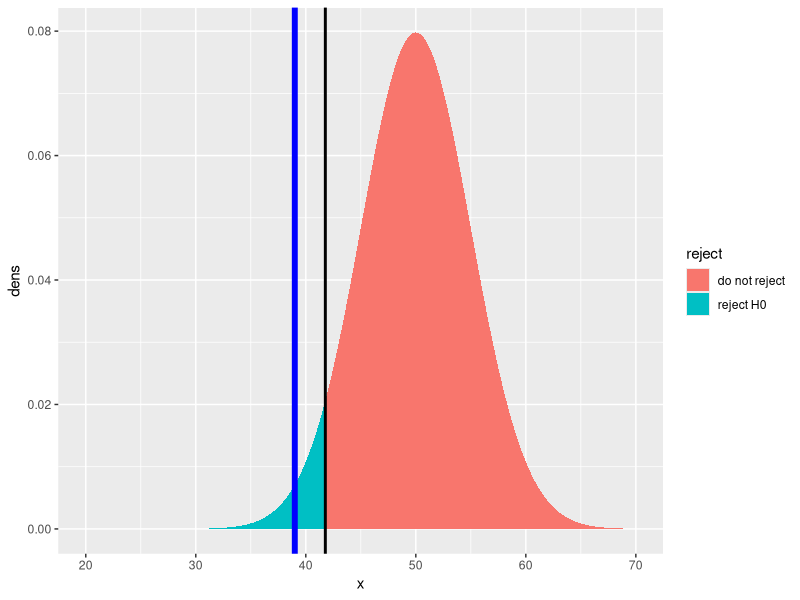
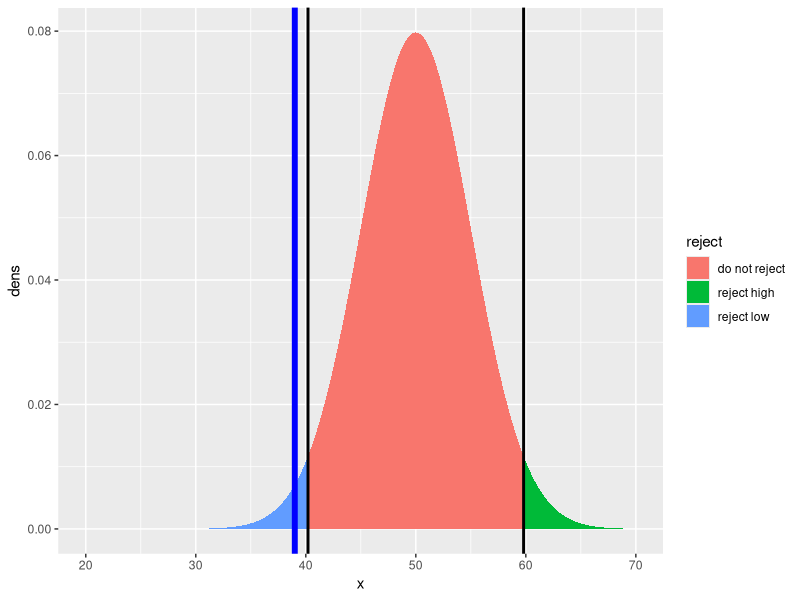
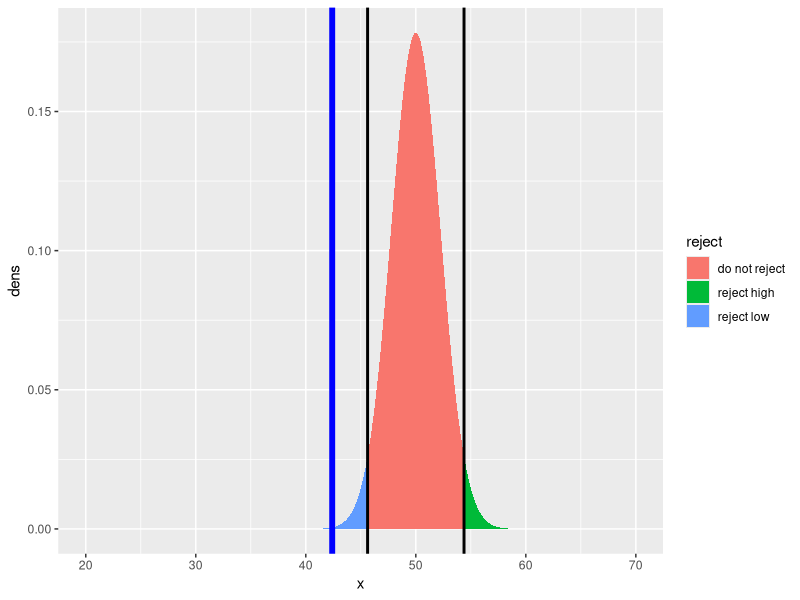
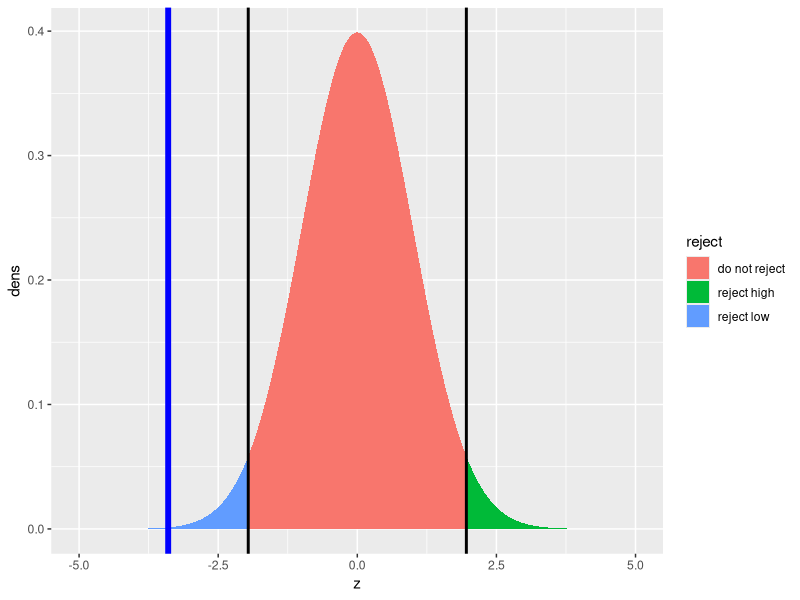
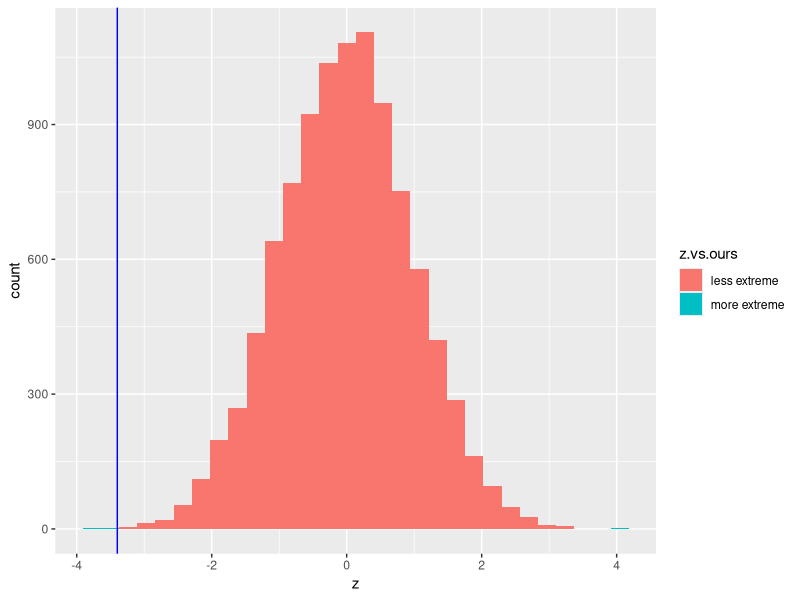
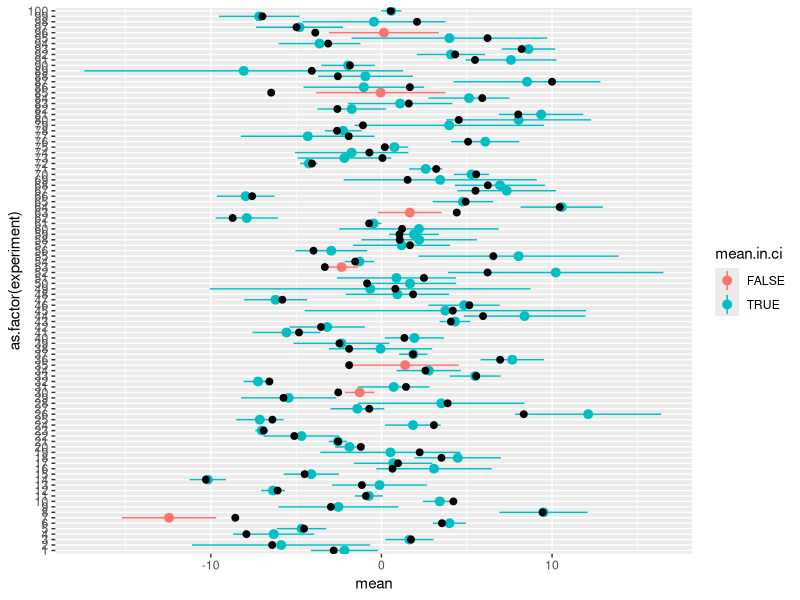

Generate these figures, in order, with R:
## ---- chunk 1
gage = 39
H0.mu = 50
H0.sd = 5
alpha = 0.05

# Calculate a critical score such that p(score <= crit.score | H0) = alpha
crit.score = qnorm(alpha, H0.mu, H0.sd)

# plot things.
library(ggplot2)
xs = seq(20,70,by=0.1)
ggplot(data.frame(x = xs, 
                  dens = dnorm(xs, H0.mu, H0.sd), 
                  reject=ifelse(xs <= crit.score, "reject H0", "do not reject")),
       aes(x=x, y=dens, fill=reject))+geom_ribbon(aes(ymin=0, ymax=dens))+
  geom_vline(xintercept=gage, size=2, color="blue")+
  geom_vline(xintercept=crit.score, size=1, color="black")
## ---- chunk 2
# see if gage's score is lower than the critical score:
gage < crit.score

# calculte p-value for gage's score by evaluating P(score <= gage | H0)
p.value = pnorm(gage, H0.mu, H0.sd)
p.value

# compare p.value to alpha
p.value < alpha
## ---- chunk 3
gage = 39
H0.mu = 50
H0.sd = 5
alpha = 0.05

# Calculate a critical score such that p(score <= crit.score | H0) = alpha
low.crit = qnorm(alpha/2, H0.mu, H0.sd)
high.crit = qnorm((1-alpha/2), H0.mu, H0.sd)


# plot things.
ggplot(data.frame(x = xs, 
                  dens = dnorm(xs, H0.mu, H0.sd), 
                  reject=ifelse(xs<=low.crit, "reject low", ifelse(xs>=high.crit, "reject high", "do not reject"))),
       aes(x=x, y=dens, fill=reject, group=reject))+geom_ribbon(aes(ymin=0, ymax=dens))+
  geom_vline(xintercept=gage, size=2, color="blue")+
  geom_vline(xintercept=low.crit, size=1, color="black")+
  geom_vline(xintercept=high.crit, size=1, color="black")
## ---- chunk 4
# see if gage's score is lower than the low critical score, or higher than the high critical score.
gage <= low.crit | gage >= high.crit

# calculte p-value for gage's score by taking the minimum of the lower and upper tails, and multiplying by 2 (to get symmetric 2-tailed p-value)
p.value.low = pnorm(gage, H0.mu, H0.sd)
p.value.high = 1-pnorm(gage, H0.mu, H0.sd)
p.value = 2*min(p.value.low, p.value.high)
p.value

# compare p.value to alpha
p.value <= alpha
## ---- chunk 5
gages = c(39, 44, 38, 40, 51)
H0.mu = 50
H0.sd = 5
alpha = 0.05

# Calculate sample statistics: mean, and n
n = length(gages)
x.bar = mean(gages)

# Calculate mean and sd of sampling distribution of the sample mean under null
H0.xbar.mu = H0.mu
H0.xbar.sd = H0.sd/sqrt(n)

# Calculate a critical score such that p(score <= crit.score | H0) = alpha
low.crit = qnorm(alpha/2, H0.xbar.mu, H0.xbar.sd)
high.crit = qnorm((1-alpha/2), H0.xbar.mu, H0.xbar.sd)

# plot things.
ggplot(data.frame(x = xs, 
                  dens = dnorm(xs, H0.xbar.mu, H0.xbar.sd), 
                  reject=ifelse(xs<=low.crit, "reject low", ifelse(xs>=high.crit, "reject high", "do not reject"))),
       aes(x=x, y=dens, fill=reject, group=reject))+geom_ribbon(aes(ymin=0, ymax=dens))+
  geom_vline(xintercept=x.bar, size=2, color="blue")+
  geom_vline(xintercept=low.crit, size=1, color="black")+
  geom_vline(xintercept=high.crit, size=1, color="black")
## ---- chunk 6
# see if mean score of gages is lower than the low critical score, or higher than the high critical score.
x.bar <= low.crit | x.bar >= high.crit

# calculte p-value for mean score of gages by taking the minimum of the lower and upper tails, and multiplying by 2 (to get symmetric 2-tailed p-value)
p.value.low = pnorm(x.bar, H0.xbar.mu, H0.xbar.sd)
p.value.high = 1-pnorm(x.bar, H0.xbar.mu, H0.xbar.sd)
p.value = 2*min(p.value.low, p.value.high)
p.value

# compare p.value to alpha
p.value <= alpha
## ---- chunk 7
gages = c(39, 44, 38, 40, 51)
H0.mu = 50
H0.sd = 5
alpha = 0.05

# Calculate sample statistics: mean, and n
n = length(gages)
x.bar = mean(gages)

# Calculate mean and sd of sampling distribution of the sample mean under null
H0.xbar.mu = H0.mu
H0.xbar.sd = H0.sd/sqrt(n)

Z.xbar = (x.bar - H0.xbar.mu)/H0.xbar.sd
H0.z.mu = 0   # we worked this out earlier: z scores ~ Normal(0,1)
H0.z.sd = 1

# Calculate a critical score such that p(score <= crit.score | H0) = alpha
low.crit = qnorm(alpha/2, H0.z.mu, H0.z.sd)
high.crit = qnorm((1-alpha/2), H0.z.mu, H0.z.sd)

# plot things.
zs = seq(-5,5,by=0.01)
ggplot(data.frame(z = zs, 
                  dens = dnorm(zs, H0.z.mu, H0.z.sd), 
                  reject=ifelse(zs<=low.crit, "reject low", ifelse(zs>=high.crit, "reject high", "do not reject"))),
       aes(x=z, y=dens, fill=reject, group=reject))+geom_ribbon(aes(ymin=0, ymax=dens))+
  geom_vline(xintercept=Z.xbar, size=2, color="blue")+
  geom_vline(xintercept=low.crit, size=1, color="black")+
  geom_vline(xintercept=high.crit, size=1, color="black")
## ---- chunk 8
# see if z-score of mean score of gages is lower than the low critical z-score, or higher than the high critical z-score.
Z.xbar <= low.crit | x.bar >= high.crit

# calculte p-value for z-score of mean score of gages by taking the minimum of the lower and upper tails, and multiplying by 2 (to get symmetric 2-tailed p-value)
p.value.low = pnorm(Z.xbar, H0.z.mu, H0.z.sd)
p.value.high = 1-pnorm(Z.xbar, H0.z.mu, H0.z.sd)
p.value = 2*min(p.value.low, p.value.high)
p.value

# compare p.value to alpha
p.value <= alpha
## ---- chunk 9
# Check for significance by comparing absolute z score to critical z-score
abs.crit = abs(qnorm(alpha/2))
abs(Z.xbar) >= abs.crit 

# Calculate (2-tailed) p-value using absolute z-score
p.value = 2*(1-pnorm(abs(Z.xbar)))
p.value

# Check for significance by comparing p.value to alpha
p.value <= alpha
## ---- chunk 10
low.z.crit = qnorm(0.025, 0, 1)
high.z.crit = qnorm(1-0.025, 0, 1)
c(low.z.crit, high.z.crit)
## ---- chunk 11
x.bar = mean(gages)
sd.xbar = H0.sd/sqrt(length(gages))
xbar.range = c(low.z.crit, high.z.crit)*sd.xbar + x.bar
xbar.range
## ---- chunk 12
q = 0.95 # desired confidence interval
z.crit = abs(qnorm((1-q)/2, 0, 1))
xbar.range = x.bar + c(-1, 1)*z.crit*sd.xbar
## ---- chunk 13
gages = c(39, 44, 38, 40, 51)
H0.mu = 50
H0.sd = 5

# A function to calculate the z statistic for a sample mean given H0 mean and sd
z.stat = function(sample){(mean(sample)-H0.mu)/(H0.sd/sqrt(length(sample)))}

# our z statistic.
(our.z.stat = z.stat(gages))

# a function to sample n data points from the H0 distribution
sample.from.H0 = function(n){rnorm(n,H0.mu,H0.sd)}

# one sample of the same size as ours from the H0 distribution
(one.H0.sample = sample.from.H0(length(gages)))

# the z-statistic for the H0 sample.
(one.H0.z.stat = z.stat(one.H0.sample))

# sample lots of z statistics from the H0 distribution
many.H0.z.stats = replicate(10000, z.stat(sample.from.H0(length(gages))))

# show a histogram of these H0-sampled z statistics.
ggplot(data.frame(z = many.H0.z.stats, 
                  z.vs.ours=ifelse(abs(many.H0.z.stats)>=abs(our.z.stat),
                                   "more extreme", 
                                   "less extreme")), 
       aes(x=z, fill=z.vs.ours))+
  geom_histogram()+
  geom_vline(xintercept=our.z.stat, color="blue")

# our p value calculated by asking what fraction of H0-sampled z-statistics 
# are larger than ours (in absolute value)
(p.value = sum(abs(many.H0.z.stats)>=abs(our.z.stat))/length(many.H0.z.stats))
## ---- chunk 14
# a function to get the critical z value for a 100q% interval
z.crit = function(q){abs(qnorm((1-q)/2))}
# a function to calculate the standard error of the mean for a given
# sample and null hypothesis sd.
sem = function(x,H0.sd){H0.sd/sqrt(length(x))}

# a function to get the mean and confidence interval (min, max)
get.CI = function(x, q, H0.sd){
  return(
  c("min"=(mean(x)-z.crit(q)*sem(x,H0.sd)),
    "mean"=mean(x),
    "max"=(mean(x)+z.crit(q)*sem(x,H0.sd)))
  )}

# a hypothetical true mean.
true.mean = rnorm(1,0,5)
# a hypothetical true standard deviation
H0.sd = exp(rnorm(1,1,0.5))
# a hypothetical sample size:
n = rgeom(1,0.2)+2

# a hypothetical sample of size n from this "true distribution"
x = rnorm(n,true.mean,H0.sd)
# the sample mean and 90% confidence interval for this sample
(ci = get.CI(x, 0.9, H0.sd))
## ---- chunk 15
# let's define a function to tell us whether the true mean is inside the confidence interval
mean.in.ci = function(true.mean, ci){
  ci['min'] <= true.mean & true.mean <= ci['max']
}

# is the true mean inside the confidence interval? (ignore the vector name "min" carryover)
(mean.in.ci(true.mean, ci))
## ---- chunk 16
# Now let's consider many different true populations, samples from them, and the resulting CI
results = data.frame()
for(i in 1:100){
  true.mean = rnorm(1,0,5)
  H0.sd = exp(rnorm(1,1,0.5))
  n = rgeom(1,0.2)+2
  x = rnorm(n,true.mean,H0.sd)
  ci = get.CI(x, 0.9, H0.sd)
  results = rbind(results, 
                  data.frame("experiment" = i,
                             "mean"=ci['mean'],
                             "ci.min"=ci['min'],
                             "ci.max"=ci['max'],
                             "true.mean"=true.mean,
                            "mean.in.ci"=mean.in.ci(true.mean, ci)))
}

ggplot(results, aes(x=as.factor(experiment), 
                    y=mean, 
                    ymin=ci.min, 
                    ymax=ci.max, 
                    color=mean.in.ci))+
  geom_pointrange()+
  geom_point(aes(y=true.mean), size=2, color="black")+
  coord_flip()
## ---- chunk 17
# fraction of confidence intervals that include the true mean
(sum(results$mean.in.ci)/nrow(results))
